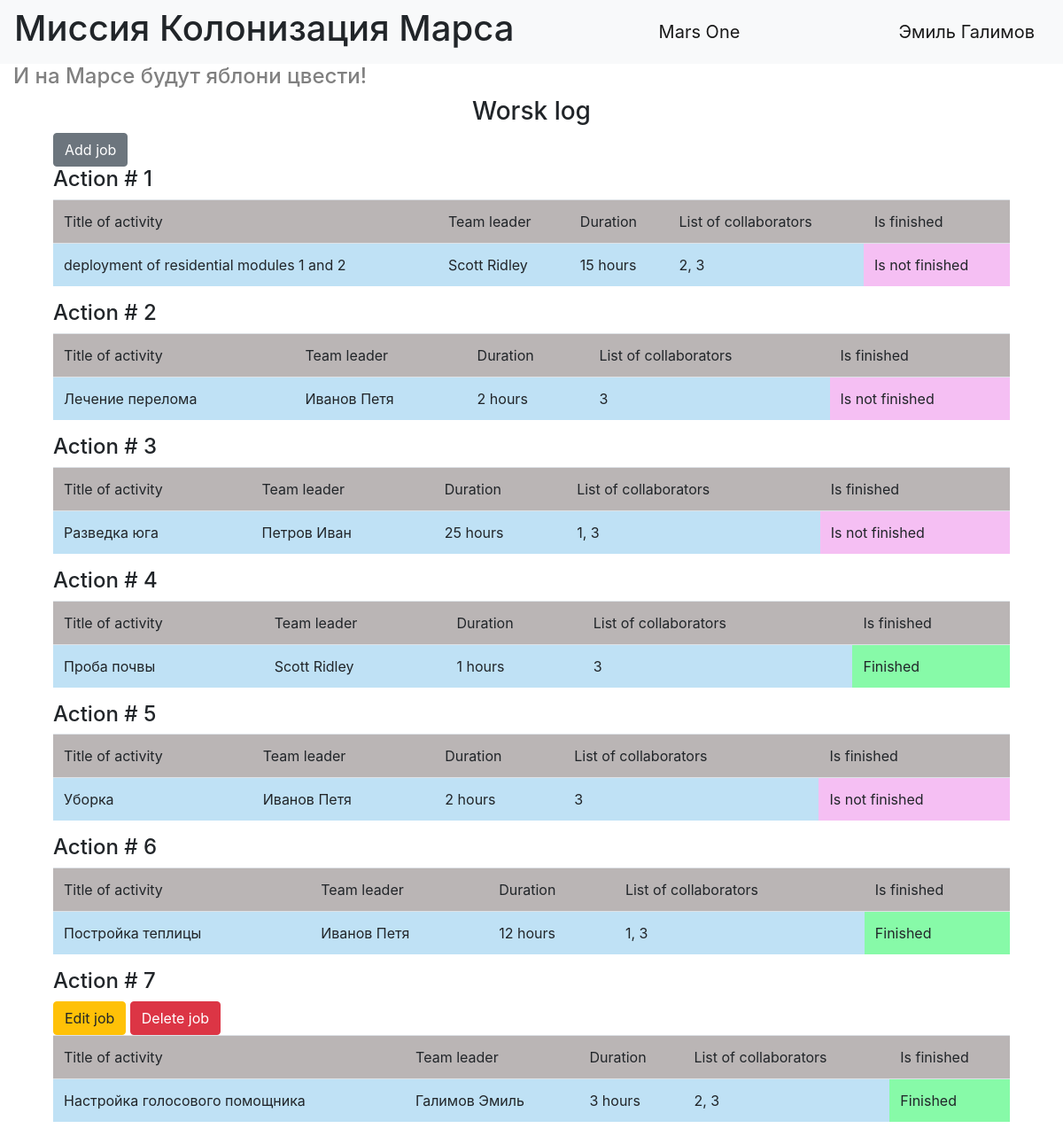
/ (signed in), run on the app's committed database.
### data/users.py (models this page shows, shortened)
class User(SqlAlchemyBase, UserMixin, SerializerMixin):
    __tablename__ = 'users'
    id = sqlalchemy.Column(sqlalchemy.Integer,
                           primary_key=True, autoincrement=True)
    surname = sqlalchemy.Column(sqlalchemy.String, nullable=True)
    name = sqlalchemy.Column(sqlalchemy.String, nullable=True)
    age = sqlalchemy.Column(sqlalchemy.Integer, nullable=True)
    position = sqlalchemy.Column(sqlalchemy.String, nullable=True)
    speciality = sqlalchemy.Column(sqlalchemy.String, nullable=True)
    address = sqlalchemy.Column(sqlalchemy.String, nullable=True)
    email = sqlalchemy.Column(sqlalchemy.String,
                              index=True, unique=True, nullable=True)
    hashed_password = sqlalchemy.Column(sqlalchemy.String, nullable=True)
    modified_date = sqlalchemy.Column(sqlalchemy.DateTime, default=datetime.datetime.now)
    jobs = orm.relation("Jobs", back_populates='user')

### data/jobs.py (models this page shows)
class Jobs(SqlAlchemyBase, SerializerMixin):
    __tablename__ = 'jobs'
    id = sqlalchemy.Column(sqlalchemy.Integer,
                           primary_key=True, autoincrement=True)
    team_leader = sqlalchemy.Column(sqlalchemy.Integer,
                                    sqlalchemy.ForeignKey("users.id"))
    job = sqlalchemy.Column(sqlalchemy.String, nullable=True)
    work_size = sqlalchemy.Column(sqlalchemy.Integer, nullable=True)
    collaborators = sqlalchemy.Column(sqlalchemy.String, nullable=True)
    start_date = sqlalchemy.Column(sqlalchemy.Date, nullable=True)
    end_date = sqlalchemy.Column(sqlalchemy.Date, nullable=True)
    is_finished = sqlalchemy.Column(sqlalchemy.Boolean, nullable=True)
    user = orm.relation('User')

### main.py (the view)
@app.route('/')
def job_list():
    db_sess = db_session.create_session()
    jobs = db_sess.query(Jobs)
    return render_template('index.html', jobs=jobs, title='Журнал работ')

### data/db_session.py (called while the page is built)
def create_session() -> Session:
    global __factory
    return __factory()

### main.py (called while the page is built)
@login_manager.user_loader
def load_user(user_id):
    db_sess = db_session.create_session()
    return db_sess.query(User).get(user_id)

### templates/index.html
{% extends "base.html" %}
{% block navbar_cont %}
    <h1>Миссия Колонизация Марса</h1>
{% endblock %}
{% block content %}
    {% set lab = "Action #" %}
    <h4 class="grey">И на Марсе будут яблони цвести!</h4>
    <h3 class="works-title">Worsk log</h3>
    <div class="all-jobs-table">
        {% if current_user.is_authenticated %}
        <a href="add_job" class="btn btn-secondary">Add job</a>
        {% endif %}
    {% for item in jobs %}
    <div class="jobs-table">
        <h4>{{lab}} {{loop.index}}</h4>
        {% if current_user.is_authenticated and current_user == item.user or current_user.id == 1 %}
            <div>
                <a href="/edit_job/{{ item.id }}" class="btn btn-warning">
                    Edit job
                </a>
                <a href="/job_delete/{{ item.id }}" class="btn btn-danger">
                    Delete job
                </a>
            </div>
        {% endif %}
        <table class="table">
          <thead>
            <tr>
              <td scope="col" class="table-head-grey">Title of activity</td>
              <td scope="col" class="table-head-grey">Team leader</td>
              <td scope="col" class="table-head-grey">Duration</td>
              <td scope="col" class="table-head-grey">List of collaborators</td>
              <td scope="col" class="table-head-grey">Is finished</td>
            </tr>
          </thead>
          <tbody>
            <tr>
              <td scope="row" class="table-body-blue">{{item.job}}</td>
              <td class="table-body-blue">{{item.user.surname}} {{item.user.name}}</td>
              <td class="table-body-blue">{{item.work_size}} hours</td>
              <td class="table-body-blue">{{item.collaborators}}</td>
              {% if item.is_finished == 0 %}
              <td class="table-body-pink">Is not finished</td>
              {% else %}
                <td class="table-body-green">Finished</td>
              {% endif %}
            </tr>
          </tbody>
        </table>
    </div>
    {% endfor %}
    </div>
{% endblock %}

### templates/base.html (shortened to what this page needs)
<!doctype html>
<html lang="en">
<head>
    <link rel="stylesheet"
          href="https://stackpath.bootstrapcdn.com/bootstrap/4.4.1/css/bootstrap.min.css"
>
    <link rel="stylesheet" type="text/css" href="{{url_for('static', filename='css/style.css')}}" />
</head>
<body>
<header>
    <nav class="navbar navbar-light bg-light">
        {% block navbar_cont %}{% endblock %}
        <a class="navbar-brand mars-one" href="#">Mars One</a>
        {% if current_user.is_authenticated %}
            <a class="navbar-brand" href="/logout">{{ current_user.name }} {{ current_user.surname}}</a>
        {% else %}
            <p>
                <a class="btn btn-primary " href="/register">Зарегистрироваться</a>
                <a class="btn btn-success" href="/login">Войти</a>
            </p>
        {% endif %}
    </nav>
</header>
<main role="main" class="container">
    {% block content %}{% endblock %}
</main>
</body>
</html>

### static/css/style.css (style rules this page uses)
.container { max-width: 1920px; }
h1, h4.grey { text-align: left; }
.mars-one { text-align: center; }
h4.grey { color: grey; }
.works-title { text-align: center; }
.jobs-table, .all-jobs-table { max-width: 1080px; margin: auto; }
.table-head-grey { background-color: #bab5b5; }
.table-body-blue { background-color: #bfe1f5; }
.table-body-pink { background-color: #f5bff3; }
.table-body-green { background-color: #87faa8; }

### data on the page
User: name "Эмиль", surname "Галимов"
Jobs: lab "Action #", job "deployment of residential modules 1 and 2", user.surname "Scott", user.name "Ridley", work_size "15", collaborators "2, 3", is_finished "Is not finished"
Jobs: lab "Action #", job "Лечение перелома", user.surname "Иванов", user.name "Петя", work_size "2", collaborators "3", is_finished "Is not finished"
Jobs: lab "Action #", job "Разведка юга", user.surname "Петров", user.name "Иван", work_size "25", collaborators "1, 3", is_finished "Is not finished"
Jobs: lab "Action #", job "Проба почвы", user.surname "Scott", user.name "Ridley", work_size "1", collaborators "3", is_finished "Finished"
Jobs: lab "Action #", job "Уборка", user.surname "Иванов", user.name "Петя", work_size "2", collaborators "3", is_finished "Is not finished"
Jobs: lab "Action #", job "Постройка теплицы", user.surname "Иванов", user.name "Петя", work_size "12", collaborators "1, 3", is_finished "Finished"
Jobs: lab "Action #", job "Настройка голосового помощника", user.surname "Галимов", user.name "Эмиль", work_size "3", collaborators "2, 3", is_finished "Finished"
